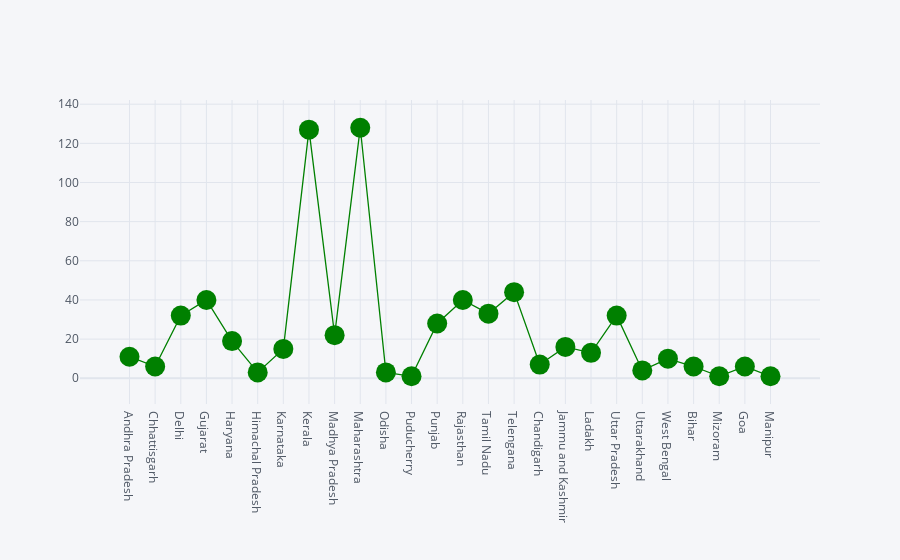

The notebook cell saved with this chart:
### Code cell
df.iplot(kind='scatter', x = 'Name of State / UT', y = 'Active Cases', mode='markers+lines', color='green', size=20)

### Figure 1 — Plotly figure (JSON) as saved in the notebook; plotly's stock layout.template omitted (floating-point values rounded to 4 significant figures)
{"data": [{"line": {"color": "rgba(0, 128, 0, 1.0)", "dash": "solid", "shape": "linear", "width": 1.3}, "marker": {"size": 20, "symbol": "circle"}, "mode": "markers+lines", "name": "Active Cases", "text": "", "type": "scatter", "x": ["Andhra Pradesh", "Chhattisgarh", "Delhi", "Gujarat", "Haryana", "Himachal Pradesh", "Karnataka", "Kerala", "Madhya Pradesh", "Maharashtra", "Odisha", "Puducherry", "Punjab", "Rajasthan", "Tamil Nadu", "Telengana", "Chandigarh", "Jammu and Kashmir", "Ladakh", "Uttar Pradesh", "Uttarakhand", "West Bengal", "Bihar", "Mizoram", "Goa", "Manipur"], "y": [11, 6, 32, 40, 19, 3, 15, 127, 22, 128, 3, 1, 28, 40, 33, 44, 7, 16, 13, 32, 4, 10, 6, 1, 6, 1]}], "layout": {"legend": {"bgcolor": "#F5F6F9", "font": {"color": "#4D5663"}}, "paper_bgcolor": "#F5F6F9", "plot_bgcolor": "#F5F6F9", "title": {"font": {"color": "#4D5663"}}, "xaxis": {"gridcolor": "#E1E5ED", "showgrid": true, "tickfont": {"color": "#4D5663"}, "title": {"font": {"color": "#4D5663"}, "text": ""}, "zerolinecolor": "#E1E5ED"}, "yaxis": {"gridcolor": "#E1E5ED", "showgrid": true, "tickfont": {"color": "#4D5663"}, "title": {"font": {"color": "#4D5663"}, "text": ""}, "zerolinecolor": "#E1E5ED"}}}
